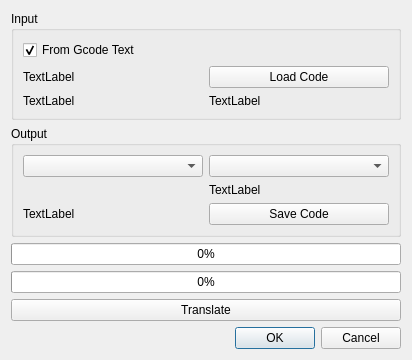
<?xml version="1.0" encoding="UTF-8"?>
<ui version="4.0">
 <class>Dialog_TTD</class>
 <widget class="QDialog" name="Dialog_TTD">
  <property name="geometry">
   <rect>
    <x>0</x>
    <y>0</y>
    <width>412</width>
    <height>359</height>
   </rect>
  </property>
  <property name="windowTitle">
   <string>Dialog</string>
  </property>
  <layout class="QVBoxLayout" name="verticalLayout">
   <item>
    <widget class="QGroupBox" name="groupBox_TTD_from">
     <property name="title">
      <string>Input</string>
     </property>
     <layout class="QGridLayout" name="gridLayout_2">
      <item row="1" column="2">
       <widget class="QPushButton" name="pushButton_TTD_Load_Code">
        <property name="text">
         <string>Load Code</string>
        </property>
        <property name="icon">
         <iconset>
          <normaloff>img/open-file-icon.png</normaloff>img/open-file-icon.png</iconset>
        </property>
       </widget>
      </item>
      <item row="1" column="0">
       <widget class="QLabel" name="label_TTD_File_Loaded">
        <property name="text">
         <string>TextLabel</string>
        </property>
       </widget>
      </item>
      <item row="2" column="2">
       <widget class="QLabel" name="label_TTD_File_from_ID">
        <property name="text">
         <string>TextLabel</string>
        </property>
       </widget>
      </item>
      <item row="2" column="0">
       <widget class="QLabel" name="label_TTD_File_from_Type">
        <property name="text">
         <string>TextLabel</string>
        </property>
       </widget>
      </item>
      <item row="0" column="0">
       <widget class="QCheckBox" name="checkBox_TTD_FromGcodetxt">
        <property name="text">
         <string>From Gcode Text</string>
        </property>
        <property name="checked">
         <bool>true</bool>
        </property>
       </widget>
      </item>
     </layout>
    </widget>
   </item>
   <item>
    <widget class="QGroupBox" name="groupBox_TTD_to">
     <property name="title">
      <string>Output</string>
     </property>
     <layout class="QGridLayout" name="gridLayout">
      <item row="0" column="1">
       <widget class="QComboBox" name="comboBox_TTD_ID_Code"/>
      </item>
      <item row="2" column="1">
       <widget class="QPushButton" name="pushButton_TTD_Save_Code">
        <property name="text">
         <string>Save Code</string>
        </property>
        <property name="icon">
         <iconset>
          <normaloff>img/Floppy-Small-icon.png</normaloff>img/Floppy-Small-icon.png</iconset>
        </property>
       </widget>
      </item>
      <item row="2" column="0">
       <widget class="QLabel" name="label_TTD_Saved">
        <property name="text">
         <string>TextLabel</string>
        </property>
       </widget>
      </item>
      <item row="0" column="0">
       <widget class="QComboBox" name="comboBox_TTD_Type_Code"/>
      </item>
      <item row="1" column="1">
       <widget class="QLabel" name="label_TTD_ID_to_Name">
        <property name="text">
         <string>TextLabel</string>
        </property>
       </widget>
      </item>
     </layout>
    </widget>
   </item>
   <item>
    <widget class="QProgressBar" name="progressBar_TTD_Buffer">
     <property name="value">
      <number>0</number>
     </property>
    </widget>
   </item>
   <item>
    <widget class="QProgressBar" name="progressBar_TTD_State">
     <property name="value">
      <number>0</number>
     </property>
    </widget>
   </item>
   <item>
    <widget class="QPushButton" name="pushButton_TTD_Translate">
     <property name="text">
      <string>Translate</string>
     </property>
     <property name="icon">
      <iconset>
       <normaloff>img/move-icon (1).png</normaloff>img/move-icon (1).png</iconset>
     </property>
     <property name="iconSize">
      <size>
       <width>50</width>
       <height>50</height>
      </size>
     </property>
    </widget>
   </item>
   <item>
    <widget class="QDialogButtonBox" name="buttonBox_TTD">
     <property name="orientation">
      <enum>Qt::Horizontal</enum>
     </property>
     <property name="standardButtons">
      <set>QDialogButtonBox::Cancel|QDialogButtonBox::Ok</set>
     </property>
    </widget>
   </item>
  </layout>
 </widget>
 <resources/>
 <connections>
  <connection>
   <sender>buttonBox_TTD</sender>
   <signal>accepted()</signal>
   <receiver>Dialog_TTD</receiver>
   <slot>accept()</slot>
   <hints>
    <hint type="sourcelabel">
     <x>248</x>
     <y>254</y>
    </hint>
    <hint type="destinationlabel">
     <x>157</x>
     <y>274</y>
    </hint>
   </hints>
  </connection>
  <connection>
   <sender>buttonBox_TTD</sender>
   <signal>rejected()</signal>
   <receiver>Dialog_TTD</receiver>
   <slot>reject()</slot>
   <hints>
    <hint type="sourcelabel">
     <x>316</x>
     <y>260</y>
    </hint>
    <hint type="destinationlabel">
     <x>286</x>
     <y>274</y>
    </hint>
   </hints>
  </connection>
 </connections>
</ui>
